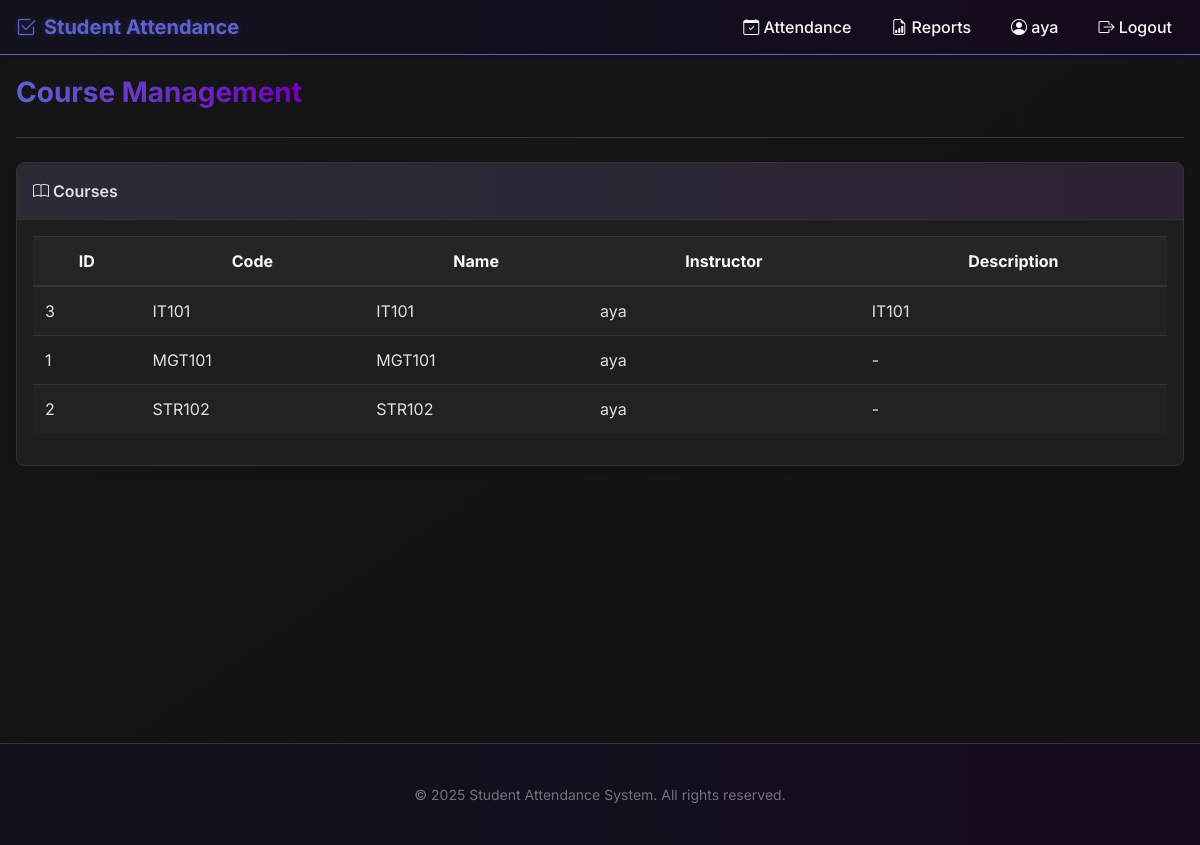
The page /courses (signed in) on the database its author committed.
### tables this page shows
CREATE TABLE users (
        id INTEGER PRIMARY KEY AUTOINCREMENT,
        username TEXT UNIQUE NOT NULL,
        password TEXT NOT NULL,
        full_name TEXT NOT NULL,
        role TEXT NOT NULL CHECK (role IN ('admin', 'instructor')),
        created_at TIMESTAMP DEFAULT CURRENT_TIMESTAMP
    );

CREATE TABLE courses (
        id INTEGER PRIMARY KEY AUTOINCREMENT,
        course_code TEXT UNIQUE NOT NULL,
        course_name TEXT NOT NULL,
        instructor_id INTEGER NOT NULL,
        description TEXT,
        created_at TIMESTAMP DEFAULT CURRENT_TIMESTAMP,
        FOREIGN KEY (instructor_id) REFERENCES users (id)
    );

### webapp.py (the view)
@app.route('/courses')
@login_required
def courses():
    success, message, courses_list = admin_manager.list_courses()
    return render_template('courses.html',
                          title='Course Management',
                          courses=courses_list)

### admin.py (called while the page is built)
    def _check_admin(self):
        if not self.auth.is_admin():
            return False, "Administrative privileges required"
        return True, ""

    def list_courses(self):
        is_admin, msg = self._check_admin()
        if not is_admin and not self.auth.is_instructor():
            return False, "You do not have permission to view courses", []
        conn = get_connection()
        cursor = conn.cursor()
        cursor.execute('''
        SELECT c.*, u.full_name as instructor_name
        FROM courses c
        JOIN users u ON c.instructor_id = u.id
        ORDER BY c.course_code
        ''')
        courses = [dict(course) for course in cursor.fetchall()]
        conn.close()
        return True, f"Found {len(courses)} courses", courses

### auth.py (called while the page is built)
    def is_authenticated(self):
        return self.current_user is not None

    def is_admin(self):
        return self.is_authenticated() and self.current_user['role'] == 'admin'

    def is_instructor(self):
        return self.is_authenticated() and self.current_user['role'] == 'instructor'

### database.py (called while the page is built)
def get_connection():
    conn = sqlite3.connect('attendance.db')
    conn.row_factory = sqlite3.Row  # This enables column access by name
    return conn

### webapp.py (called while the page is built)
@login_manager.user_loader
def load_user(user_id):
    conn = get_connection()
    cursor = conn.cursor()
    cursor.execute('SELECT * FROM users WHERE id = ?', (user_id,))
    user_data = cursor.fetchone()
    conn.close()
    if user_data:
        return User(user_data)
    return None

@app.context_processor
def inject_now():
    return {'now': datetime.now()}

### templates/courses.html (shortened to what this page needs)
{% extends "layout.html" %}
{% block content %}
<div class="page-header">
    <h1 class="page-title">Course Management</h1>
</div>
<div class="card">
    <div class="card-header">
        <i class="bi bi-book"></i> Courses
    </div>
    <div class="card-body">
        {% if courses %}
        <div class="table-responsive">
            <table class="table table-striped table-hover">
                <thead>
                    <tr>
                        <th>ID</th>
                        <th>Code</th>
                        <th>Name</th>
                        <th>Instructor</th>
                        <th>Description</th>
                    </tr>
                </thead>
                <tbody>
                    {% for course in courses %}
                    <tr>
                        <td>{{ course.id }}</td>
                        <td>{{ course.course_code }}</td>
                        <td>{{ course.course_name }}</td>
                        <td>{{ course.instructor_name }}</td>
                        <td>{{ course.description or '-' }}</td>
                    </tr>
                    {% endfor %}
                </tbody>
            </table>
        </div>
        {% endif %}
    </div>
</div>
{% endblock %}

### templates/layout.html (shortened to what this page needs)
<!DOCTYPE html>
<html lang="en">
<head>
    <link rel="stylesheet" href="https://cdn.jsdelivr.net/npm/bootstrap-icons@1.10.3/font/bootstrap-icons.css">
    <link rel="stylesheet" href="{{ url_for('static', filename='css/main.css') }}">
</head>
<body>
    {% if current_user.is_authenticated %}
    <nav class="navbar">
        <a href="{{ url_for('dashboard') }}" class="navbar-brand">
            <i class="bi bi-check2-square"></i>
            Student Attendance
        </a>
        <ul class="navbar-nav">
            <li>
                <a href="{{ url_for('attendance') }}" class="nav-link {% if request.endpoint == 'attendance' %}active{% endif %}">
                    <i class="bi bi-calendar-check"></i> Attendance
                </a>
            </li>
            <li>
                <a href="{{ url_for('reports') }}" class="nav-link {% if request.endpoint == 'reports' %}active{% endif %}">
                    <i class="bi bi-file-earmark-bar-graph"></i> Reports
                </a>
            </li>
            <li>
                <a href="{{ url_for('profile') }}" class="nav-link {% if request.endpoint == 'profile' %}active{% endif %}">
                    <i class="bi bi-person-circle"></i> {{ current_user.full_name }}
                </a>
            </li>
            <li>
                <a href="{{ url_for('logout') }}" class="nav-link">
                    <i class="bi bi-box-arrow-right"></i> Logout
                </a>
            </li>
        </ul>
    </nav>
    {% endif %}
    <div class="container main-content">
        {% block content %}{% endblock %}
    </div>
    <footer class="footer">
        <div class="container">
            <p>&copy; {{ now.year }} Student Attendance System. All rights reserved.</p>
        </div>
    </footer>
</body>
</html>

### static/css/main.css (style rules this page uses)
:root { --primary: #5e60ce; --primary-dark: #5558c8; --primary-light: #6930c3; --secondary: #7400b8; --success: #4cc9f0; --info: #56cfe1; --warning: #ff5263; --danger: #e63946; --light: #f8f9fa; --dark: #121212; --darker: #0a0a0a; --gray: #6c757d; --gray-light: #2a2a2a; --gray-dark: #343a40; --body-bg: #121212; --card-bg: #1e1e1e; --card-header-bg: #252525; --body-color: #e0e0e0; --border-color: #333; --shadow: 0 4px 6px rgba(0, 0, 0, 0.1); --shadow-sm: 0 2px 4px rgba(0, 0, 0, 0.1); --shadow-lg: 0 10px 15px rgba(0, 0, 0, 0.2); --glow: 0 0 15px rgba(94, 96, 206, 0.5); --glow-success: 0 0 15px rgba(76, 201, 240, 0.5); --glow-danger: 0 0 15px rgba(230, 57, 70, 0.5); --glow-warning: 0 0 15px rgba(255, 82, 99, 0.5); --border-radius: 8px; --border-radius-lg: 12px; --border-radius-sm: 4px; --font-family: 'Inter', -apple-system, BlinkMacSystemFont, 'Segoe UI', Roboto, 'Helvetica Neue', sans-serif; --transition: all 0.3s cubic-bezier(0.25, 0.8, 0.25, 1); }
* { box-sizing: border-box; margin: 0; padding: 0; }
body { font-family: var(--font-family); background-color: var(--body-bg); color: var(--body-color); line-height: 1.5; min-height: 100vh; display: flex; flex-direction: column; background-image: linear-gradient(to bottom right, rgba(94, 96, 206, 0.03), rgba(116, 0, 184, 0.03)); }
.navbar { background-color: var(--darker); box-shadow: var(--shadow); padding: 0.75rem 1rem; display: flex; justify-content: space-between; align-items: center; position: sticky; top: 0; z-index: 1000; border-bottom: 1px solid var(--primary); background-image: linear-gradient(to right, rgba(94, 96, 206, 0.1), rgba(116, 0, 184, 0.1)); }
.navbar-brand { font-size: 1.25rem; font-weight: 700; color: var(--primary); text-decoration: none; display: flex; align-items: center; gap: 0.5rem; text-shadow: 0 0 5px rgba(94, 96, 206, 0.3); }
.navbar-nav { display: flex; gap: 1rem; list-style: none; align-items: center; }
.nav-link { color: var(--light); text-decoration: none; font-weight: 500; padding: 0.5rem 0.75rem; border-radius: var(--border-radius); transition: var(--transition); }
.container { width: 100%; max-width: 1200px; margin: 0 auto; padding: 1rem; flex: 1; }
.main-content { min-height: calc(100vh - 9rem); }
.page-header { margin-bottom: 1.5rem; display: flex; justify-content: space-between; align-items: center; border-bottom: 1px solid var(--border-color); padding-bottom: 1rem; }
.page-title { font-size: 1.75rem; font-weight: 700; color: var(--light); margin-bottom: 0.5rem; background: linear-gradient(to right, var(--primary), var(--secondary)); -webkit-background-clip: text; -webkit-text-fill-color: transparent; background-clip: text; }
.card { background-color: var(--card-bg); border-radius: var(--border-radius); box-shadow: var(--shadow); overflow: hidden; transition: var(--transition); height: 100%; border: 1px solid var(--border-color); backdrop-filter: blur(10px); }
.card-header { padding: 1rem; border-bottom: 1px solid var(--border-color); font-weight: 600; background-color: var(--card-header-bg); background-image: linear-gradient(to right, rgba(94, 96, 206, 0.1), rgba(116, 0, 184, 0.1)); }
.card-body { padding: 1rem; }
.table { width: 100%; margin-bottom: 1rem; background-color: transparent; border-collapse: collapse; }
.table th, .table td { padding: 0.75rem; vertical-align: top; border-top: 1px solid var(--border-color); }
.table thead th { vertical-align: bottom; border-bottom: 2px solid var(--border-color); background-color: var(--card-header-bg); color: var(--light); }
.table-striped tbody tr:nth-of-type(odd) { background-color: rgba(255, 255, 255, 0.02); }
.footer { background-color: var(--darker); color: var(--gray); padding: 1.5rem 0; margin-top: 2rem; font-size: 0.875rem; text-align: center; border-top: 1px solid var(--border-color); background-image: linear-gradient(to right, rgba(94, 96, 206, 0.1), rgba(116, 0, 184, 0.1)); }
a { color: var(--primary); text-decoration: none; }

### rows shown on the page
users: full_name "aya"
courses: id "3", course_code "IT101", course_name "IT101", instructor_name "aya", description "IT101"
courses: id "1", course_code "MGT101", course_name "MGT101", instructor_name "aya", description "-"
courses: id "2", course_code "STR102", course_name "STR102", instructor_name "aya", description "-"
